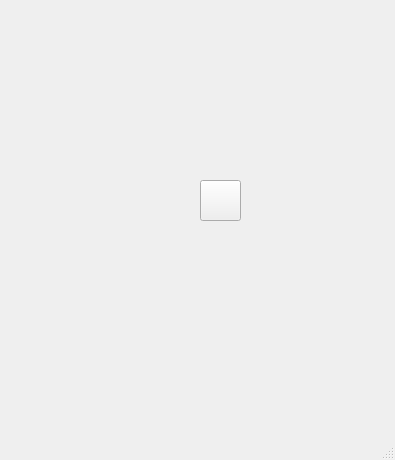
<?xml version="1.0" encoding="UTF-8"?>
<ui version="4.0">
 <class>MainWindow</class>
 <widget class="QMainWindow" name="MainWindow">
  <property name="geometry">
   <rect>
    <x>0</x>
    <y>0</y>
    <width>395</width>
    <height>460</height>
   </rect>
  </property>
  <property name="windowTitle">
   <string>MainWindow</string>
  </property>
  <widget class="QWidget" name="centralwidget">
   <widget class="QLabel" name="lbl">
    <property name="geometry">
     <rect>
      <x>140</x>
      <y>180</y>
      <width>41</width>
      <height>41</height>
     </rect>
    </property>
    <property name="text">
     <string/>
    </property>
    <property name="pixmap">
     <pixmap>0.png</pixmap>
    </property>
   </widget>
   <widget class="QPushButton" name="pb">
    <property name="geometry">
     <rect>
      <x>200</x>
      <y>180</y>
      <width>41</width>
      <height>41</height>
     </rect>
    </property>
    <property name="text">
     <string/>
    </property>
    <property name="icon">
     <iconset>
      <normaloff>0.png</normaloff>0.png</iconset>
    </property>
    <property name="iconSize">
     <size>
      <width>100</width>
      <height>100</height>
     </size>
    </property>
   </widget>
  </widget>
  <widget class="QMenuBar" name="menubar">
   <property name="geometry">
    <rect>
     <x>0</x>
     <y>0</y>
     <width>395</width>
     <height>21</height>
    </rect>
   </property>
  </widget>
  <widget class="QStatusBar" name="statusbar"/>
 </widget>
 <resources/>
 <connections/>
</ui>
